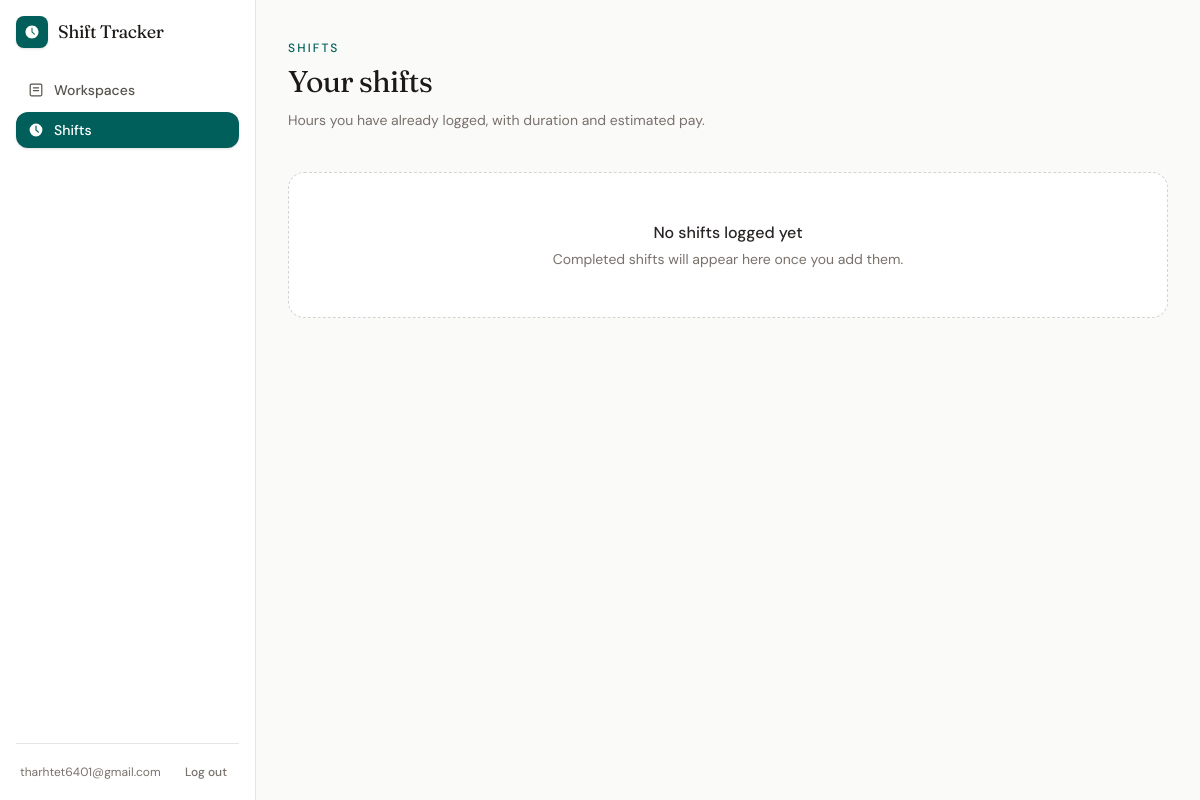
Page /shifts/ (signed in) on the earlier database version.
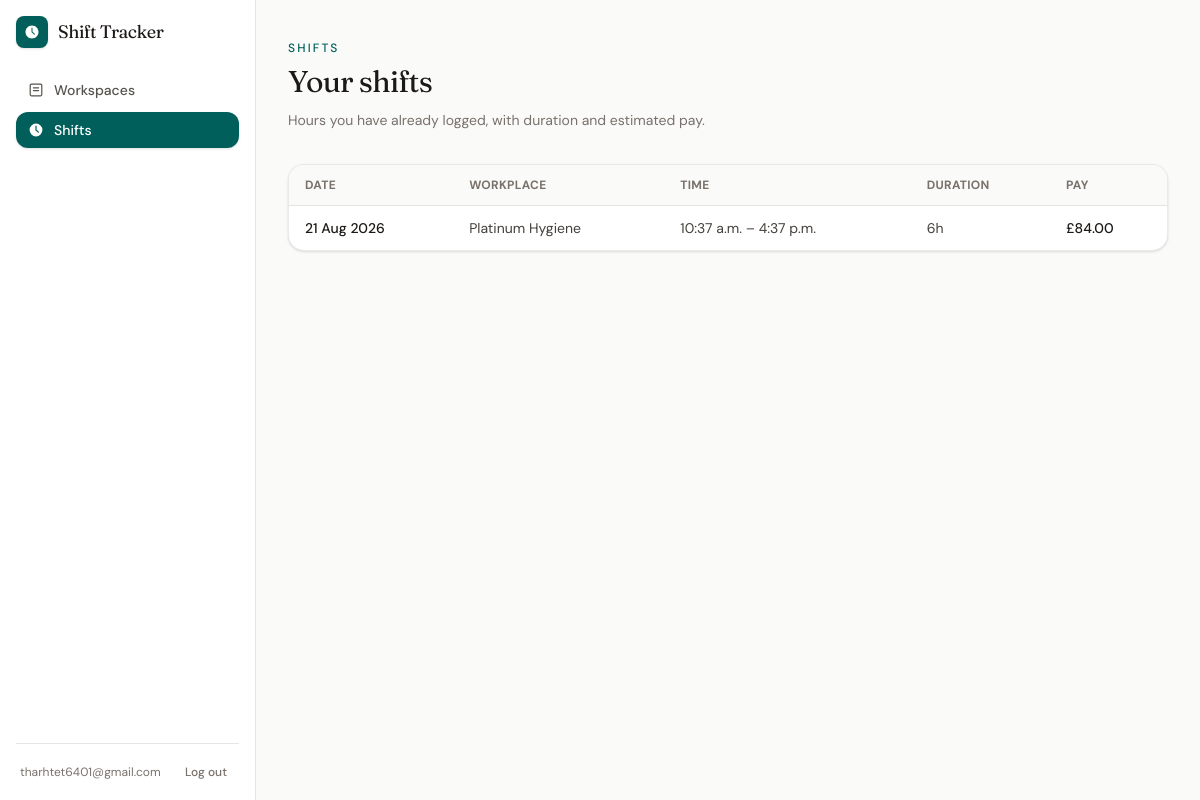
Same page on the later database version.
### shifts/models.py (models this page shows, shortened)
class Shift(models.Model):
    user = models.ForeignKey(
        settings.AUTH_USER_MODEL,
        on_delete=models.CASCADE,
        related_name="shifts",
    )
    workplace = models.ForeignKey(
        Workplace,
        on_delete=models.PROTECT,
        related_name="shifts",
    )
    date = models.DateField()
    start_time = models.TimeField()
    end_time = models.TimeField()
    break_minutes = models.PositiveIntegerField(default=0)
    hourly_rate_at_time = models.DecimalField(
        max_digits=6,
        decimal_places=2,
    )
    notes = models.TextField(
        blank=True,
    )
    created_at = models.DateTimeField(auto_now_add=True)
    updated_at = models.DateTimeField(auto_now=True)
    def duration_minutes(self):
        start = datetime.combine(
            self.date,
            self.start_time,
        )
        end = datetime.combine(
            self.date,
            self.end_time,
        )
        if end <= start:
            end += timedelta(days=1)
        total_minutes = int(
            (end - start).total_seconds() / 60
        )
        return total_minutes - self.break_minutes
    def duration_hours(self):
        return Decimal(self.duration_minutes()) / Decimal("60")
    def duration_display(self):
        minutes = max(self.duration_minutes(), 0)
        hours, remaining = divmod(minutes, 60)
        if hours and remaining:
            return f"{hours}h {remaining}m"
        if hours:
            return f"{hours}h"
        return f"{remaining}m"
    def estimated_earnings(self):
        return (
            self.duration_hours()
            * self.hourly_rate_at_time
        ).quantize(Decimal("0.01"))

### workspaces/models.py (models this page shows, shortened)
class Workplace(models.Model):
    user = models.ForeignKey(
        settings.AUTH_USER_MODEL,
        on_delete=models.CASCADE,
        related_name="workplaces",
    )
    name = models.CharField(max_length=100)
    hourly_rate = models.DecimalField(
        max_digits=6,
        decimal_places=2,
    )
    is_active = models.BooleanField(default=True)
    created_at = models.DateTimeField(auto_now_add=True)
    updated_at = models.DateTimeField(auto_now=True)

### shifts/views.py (the view)
# urls.py: path("shifts/", views.shift_list, name="shift_list"),
@login_required
def shift_list(request):
    try:
        shifts = (
            request.user.shifts.select_related("workplace")
            .order_by("-date", "-start_time")
        )
        return render(
            request,
            "shifts/list.html",
            {"shifts": shifts},
        )
    except Exception:
        messages.error(request, "Could not load your shifts.")
        return render(
            request,
            "shifts/list.html",
            {"shifts": []},
        )

### shifts/templates/shifts/list.html (shortened to what this page needs)
{% extends "app.html" %}
{% block app_content %}
<div class="px-4 py-10 sm:px-8">
    <p class="text-xs font-medium uppercase tracking-[0.18em] text-teal-800">Shifts</p>
    <h1 class="mt-2 font-serif text-3xl tracking-tight text-stone-900">Your shifts</h1>
    <p class="mt-2 max-w-xl text-sm leading-6 text-stone-500">
        Hours you have already logged, with duration and estimated pay.
    </p>
    {% if shifts %}
        <div class="mt-8 overflow-hidden rounded-2xl border border-stone-200/80 bg-white shadow-sm">
            <table class="min-w-full text-left text-sm">
                <thead class="border-b border-stone-200 bg-stone-50 text-xs font-medium uppercase tracking-wide text-stone-500">
                    <tr>
                        <th class="px-4 py-3">Date</th>
                        <th class="px-4 py-3">Workplace</th>
                        <th class="px-4 py-3">Time</th>
                        <th class="px-4 py-3">Duration</th>
                        <th class="px-4 py-3">Pay</th>
                    </tr>
                </thead>
                <tbody class="divide-y divide-stone-100">
                    {% for shift in shifts %}
                        <tr class="text-stone-700">
                            <td class="whitespace-nowrap px-4 py-3 font-medium text-stone-900">{{ shift.date }}</td>
                            <td class="px-4 py-3">{{ shift.workplace.name }}</td>
                            <td class="whitespace-nowrap px-4 py-3">
                                {{ shift.start_time }} – {{ shift.end_time }}
                            </td>
                            <td class="whitespace-nowrap px-4 py-3">{{ shift.duration_display }}</td>
                            <td class="whitespace-nowrap px-4 py-3 font-medium text-stone-900">
                                £{{ shift.estimated_earnings }}
                            </td>
                        </tr>
                    {% endfor %}
                </tbody>
            </table>
        </div>
    {% else %}
        <div class="mt-10 rounded-2xl border border-dashed border-stone-300 bg-white px-6 py-12 text-center">
            <p class="font-medium text-stone-800">No shifts logged yet</p>
            <p class="mt-1 text-sm text-stone-500">Completed shifts will appear here once you add them.</p>
        </div>
    {% endif %}
</div>
{% endblock %}

Differences in the rows shown:
added Shift: date "21 Aug 2026", workplace.name "Platinum Hygiene", start_time "10:37 a.m.", end_time "4:37 p.m.", duration_display "6h", estimated_earnings "84.00"
Other differences:
text no longer shown: "No shifts logged yet Completed shifts will appear here once you add them."
text now shown: "DATE WORKPLACE TIME DURATION PAY"
